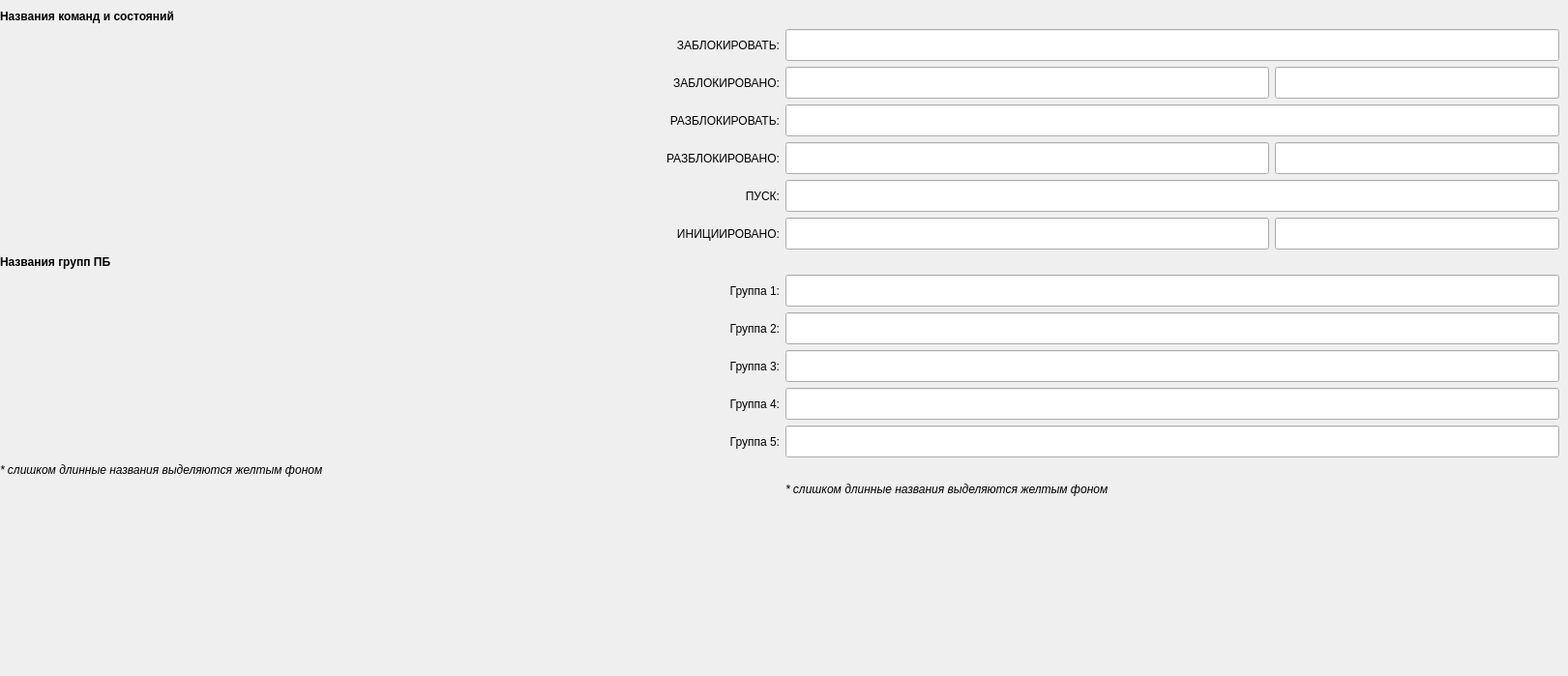
      <widget class="QWidget" name="tab_7">
       <attribute name="title">
        <string>Названия</string>
       </attribute>
       <widget class="QWidget" name="gridLayoutWidget_5">
        <property name="geometry">
         <rect>
          <x>0</x>
          <y>10</y>
          <width>1612</width>
          <height>680</height>
         </rect>
        </property>
        <layout class="QGridLayout" name="gridLayout_5">
         <item row="3" column="0">
          <widget class="QLabel" name="label_51">
           <property name="sizePolicy">
            <sizepolicy hsizetype="Minimum" vsizetype="Preferred">
             <horstretch>0</horstretch>
             <verstretch>0</verstretch>
            </sizepolicy>
           </property>
           <property name="text">
            <string>РАЗБЛОКИРОВАТЬ:</string>
           </property>
           <property name="alignment">
            <set>Qt::AlignRight|Qt::AlignTrailing|Qt::AlignVCenter</set>
           </property>
          </widget>
         </item>
         <item row="10" column="1">
          <widget class="QLineEdit" name="eg1">
           <property name="sizePolicy">
            <sizepolicy hsizetype="Maximum" vsizetype="Fixed">
             <horstretch>0</horstretch>
             <verstretch>0</verstretch>
            </sizepolicy>
           </property>
           <property name="minimumSize">
            <size>
             <width>800</width>
             <height>0</height>
            </size>
           </property>
           <property name="maximumSize">
            <size>
             <width>16777215</width>
             <height>16777215</height>
            </size>
           </property>
           <property name="font">
            <font>
             <pointsize>16</pointsize>
            </font>
           </property>
          </widget>
         </item>
         <item row="10" column="0">
          <widget class="QLabel" name="label_53">
           <property name="sizePolicy">
            <sizepolicy hsizetype="Minimum" vsizetype="Preferred">
             <horstretch>0</horstretch>
             <verstretch>0</verstretch>
            </sizepolicy>
           </property>
           <property name="text">
            <string>Группа 2:</string>
           </property>
           <property name="alignment">
            <set>Qt::AlignRight|Qt::AlignTrailing|Qt::AlignVCenter</set>
           </property>
          </widget>
         </item>
         <item row="2" column="1">
          <layout class="QHBoxLayout" name="horizontalLayout_9">
           <item>
            <widget class="QLineEdit" name="statLn0">
             <property name="sizePolicy">
              <sizepolicy hsizetype="Maximum" vsizetype="Fixed">
               <horstretch>0</horstretch>
               <verstretch>0</verstretch>
              </sizepolicy>
             </property>
             <property name="minimumSize">
              <size>
               <width>500</width>
               <height>0</height>
              </size>
             </property>
             <property name="maximumSize">
              <size>
               <width>16777215</width>
               <height>16777215</height>
              </size>
             </property>
             <property name="font">
              <font>
               <pointsize>16</pointsize>
              </font>
             </property>
            </widget>
           </item>
           <item>
            <widget class="QLineEdit" name="statSh0">
             <property name="sizePolicy">
              <sizepolicy hsizetype="Maximum" vsizetype="Fixed">
               <horstretch>0</horstretch>
               <verstretch>0</verstretch>
              </sizepolicy>
             </property>
             <property name="minimumSize">
              <size>
               <width>294</width>
               <height>0</height>
              </size>
             </property>
             <property name="maximumSize">
              <size>
               <width>16777215</width>
               <height>16777215</height>
              </size>
             </property>
             <property name="font">
              <font>
               <pointsize>16</pointsize>
              </font>
             </property>
            </widget>
           </item>
          </layout>
         </item>
         <item row="14" column="1">
          <widget class="QLineEdit" name="eg4">
           <property name="sizePolicy">
            <sizepolicy hsizetype="Maximum" vsizetype="Fixed">
             <horstretch>0</horstretch>
             <verstretch>0</verstretch>
            </sizepolicy>
           </property>
           <property name="minimumSize">
            <size>
             <width>800</width>
             <height>0</height>
            </size>
           </property>
           <property name="maximumSize">
            <size>
             <width>16777215</width>
             <height>16777215</height>
            </size>
           </property>
           <property name="font">
            <font>
             <pointsize>16</pointsize>
            </font>
           </property>
          </widget>
         </item>
         <item row="11" column="1">
          <widget class="QLineEdit" name="eg2">
           <property name="sizePolicy">
            <sizepolicy hsizetype="Maximum" vsizetype="Fixed">
             <horstretch>0</horstretch>
             <verstretch>0</verstretch>
            </sizepolicy>
           </property>
           <property name="minimumSize">
            <size>
             <width>800</width>
             <height>0</height>
            </size>
           </property>
           <property name="maximumSize">
            <size>
             <width>16777215</width>
             <height>16777215</height>
            </size>
           </property>
           <property name="font">
            <font>
             <pointsize>16</pointsize>
            </font>
           </property>
          </widget>
         </item>
         <item row="11" column="0">
          <widget class="QLabel" name="label_52">
           <property name="sizePolicy">
            <sizepolicy hsizetype="Minimum" vsizetype="Preferred">
             <horstretch>0</horstretch>
             <verstretch>0</verstretch>
            </sizepolicy>
           </property>
           <property name="text">
            <string>Группа 3:</string>
           </property>
           <property name="alignment">
            <set>Qt::AlignRight|Qt::AlignTrailing|Qt::AlignVCenter</set>
           </property>
          </widget>
         </item>
         <item row="14" column="0">
          <widget class="QLabel" name="label_44">
           <property name="sizePolicy">
            <sizepolicy hsizetype="Minimum" vsizetype="Preferred">
             <horstretch>0</horstretch>
             <verstretch>0</verstretch>
            </sizepolicy>
           </property>
           <property name="text">
            <string>Группа 5:</string>
           </property>
           <property name="alignment">
            <set>Qt::AlignRight|Qt::AlignTrailing|Qt::AlignVCenter</set>
           </property>
          </widget>
         </item>
         <item row="12" column="1">
          <widget class="QLineEdit" name="eg3">
           <property name="sizePolicy">
            <sizepolicy hsizetype="Maximum" vsizetype="Fixed">
             <horstretch>0</horstretch>
             <verstretch>0</verstretch>
            </sizepolicy>
           </property>
           <property name="minimumSize">
            <size>
             <width>800</width>
             <height>0</height>
            </size>
           </property>
           <property name="maximumSize">
            <size>
             <width>16777215</width>
             <height>16777215</height>
            </size>
           </property>
           <property name="font">
            <font>
             <pointsize>16</pointsize>
            </font>
           </property>
          </widget>
         </item>
         <item row="12" column="0">
          <widget class="QLabel" name="label_45">
           <property name="sizePolicy">
            <sizepolicy hsizetype="Minimum" vsizetype="Preferred">
             <horstretch>0</horstretch>
             <verstretch>0</verstretch>
            </sizepolicy>
           </property>
           <property name="text">
            <string>Группа 4:</string>
           </property>
           <property name="alignment">
            <set>Qt::AlignRight|Qt::AlignTrailing|Qt::AlignVCenter</set>
           </property>
          </widget>
         </item>
         <item row="1" column="0">
          <widget class="QLabel" name="label_42">
           <property name="sizePolicy">
            <sizepolicy hsizetype="Minimum" vsizetype="Preferred">
             <horstretch>0</horstretch>
             <verstretch>0</verstretch>
            </sizepolicy>
           </property>
           <property name="minimumSize">
            <size>
             <width>0</width>
             <height>0</height>
            </size>
           </property>
           <property name="text">
            <string>ЗАБЛОКИРОВАТЬ:</string>
           </property>
           <property name="alignment">
            <set>Qt::AlignRight|Qt::AlignTrailing|Qt::AlignVCenter</set>
           </property>
          </widget>
         </item>
         <item row="1" column="1">
          <widget class="QLineEdit" name="cmd0">
           <property name="sizePolicy">
            <sizepolicy hsizetype="Maximum" vsizetype="Fixed">
             <horstretch>0</horstretch>
             <verstretch>0</verstretch>
            </sizepolicy>
           </property>
           <property name="minimumSize">
            <size>
             <width>800</width>
             <height>0</height>
            </size>
           </property>
           <property name="maximumSize">
            <size>
             <width>16777215</width>
             <height>16777215</height>
            </size>
           </property>
           <property name="font">
            <font>
             <pointsize>16</pointsize>
            </font>
           </property>
          </widget>
         </item>
         <item row="2" column="0">
          <widget class="QLabel" name="label_48">
           <property name="sizePolicy">
            <sizepolicy hsizetype="Minimum" vsizetype="Preferred">
             <horstretch>0</horstretch>
             <verstretch>0</verstretch>
            </sizepolicy>
           </property>
           <property name="text">
            <string>ЗАБЛОКИРОВАНО:</string>
           </property>
           <property name="alignment">
            <set>Qt::AlignRight|Qt::AlignTrailing|Qt::AlignVCenter</set>
           </property>
          </widget>
         </item>
         <item row="9" column="0">
          <widget class="QLabel" name="label_43">
           <property name="sizePolicy">
            <sizepolicy hsizetype="Minimum" vsizetype="Preferred">
             <horstretch>0</horstretch>
             <verstretch>0</verstretch>
            </sizepolicy>
           </property>
           <property name="text">
            <string>Группа 1:</string>
           </property>
           <property name="alignment">
            <set>Qt::AlignRight|Qt::AlignTrailing|Qt::AlignVCenter</set>
           </property>
          </widget>
         </item>
         <item row="4" column="0">
          <widget class="QLabel" name="label_54">
           <property name="sizePolicy">
            <sizepolicy hsizetype="Minimum" vsizetype="Preferred">
             <horstretch>0</horstretch>
             <verstretch>0</verstretch>
            </sizepolicy>
           </property>
           <property name="text">
            <string>РАЗБЛОКИРОВАНО:</string>
           </property>
           <property name="alignment">
            <set>Qt::AlignRight|Qt::AlignTrailing|Qt::AlignVCenter</set>
           </property>
          </widget>
         </item>
         <item row="9" column="1">
          <widget class="QLineEdit" name="eg0">
           <property name="sizePolicy">
            <sizepolicy hsizetype="Maximum" vsizetype="Fixed">
             <horstretch>0</horstretch>
             <verstretch>0</verstretch>
            </sizepolicy>
           </property>
           <property name="minimumSize">
            <size>
             <width>800</width>
             <height>0</height>
            </size>
           </property>
           <property name="maximumSize">
            <size>
             <width>16777215</width>
             <height>16777215</height>
            </size>
           </property>
           <property name="font">
            <font>
             <pointsize>16</pointsize>
            </font>
           </property>
          </widget>
         </item>
         <item row="17" column="0">
          <spacer name="verticalSpacer_11">
           <property name="orientation">
            <enum>Qt::Vertical</enum>
           </property>
           <property name="sizeHint" stdset="0">
            <size>
             <width>20</width>
             <height>40</height>
            </size>
           </property>
          </spacer>
         </item>
         <item row="8" column="0" colspan="2">
          <layout class="QHBoxLayout" name="horizontalLayout_14">
           <item>
            <widget class="QLabel" name="label_46">
             <property name="sizePolicy">
              <sizepolicy hsizetype="Minimum" vsizetype="Preferred">
               <horstretch>0</horstretch>
               <verstretch>0</verstretch>
              </sizepolicy>
             </property>
             <property name="font">
              <font>
               <weight>75</weight>
               <bold>true</bold>
              </font>
             </property>
             <property name="text">
              <string>Названия групп ПБ</string>
             </property>
            </widget>
           </item>
          </layout>
         </item>
         <item row="0" column="0" colspan="2">
          <layout class="QHBoxLayout" name="horizontalLayout_13">
           <item>
            <widget class="QLabel" name="label_47">
             <property name="sizePolicy">
              <sizepolicy hsizetype="Minimum" vsizetype="Preferred">
               <horstretch>0</horstretch>
               <verstretch>0</verstretch>
              </sizepolicy>
             </property>
             <property name="font">
              <font>
               <weight>75</weight>
               <bold>true</bold>
              </font>
             </property>
             <property name="text">
              <string>Названия команд и состояний</string>
             </property>
            </widget>
           </item>
          </layout>
         </item>
         <item row="6" column="0">
          <widget class="QLabel" name="label_50">
           <property name="sizePolicy">
            <sizepolicy hsizetype="MinimumExpanding" vsizetype="Preferred">
             <horstretch>0</horstretch>
             <verstretch>0</verstretch>
            </sizepolicy>
           </property>
           <property name="text">
            <string>ИНИЦИИРОВАНО:</string>
           </property>
           <property name="alignment">
            <set>Qt::AlignRight|Qt::AlignTrailing|Qt::AlignVCenter</set>
           </property>
          </widget>
         </item>
         <item row="5" column="0">
          <widget class="QLabel" name="label_49">
           <property name="sizePolicy">
            <sizepolicy hsizetype="Minimum" vsizetype="Preferred">
             <horstretch>0</horstretch>
             <verstretch>0</verstretch>
            </sizepolicy>
           </property>
           <property name="text">
            <string>ПУСК:</string>
           </property>
           <property name="alignment">
            <set>Qt::AlignRight|Qt::AlignTrailing|Qt::AlignVCenter</set>
           </property>
          </widget>
         </item>
         <item row="5" column="1">
          <widget class="QLineEdit" name="cmd2">
           <property name="sizePolicy">
            <sizepolicy hsizetype="Maximum" vsizetype="Fixed">
             <horstretch>0</horstretch>
             <verstretch>0</verstretch>
            </sizepolicy>
           </property>
           <property name="minimumSize">
            <size>
             <width>800</width>
             <height>0</height>
            </size>
           </property>
           <property name="maximumSize">
            <size>
             <width>16777215</width>
             <height>16777215</height>
            </size>
           </property>
           <property name="font">
            <font>
             <pointsize>16</pointsize>
            </font>
           </property>
          </widget>
         </item>
         <item row="3" column="1">
          <widget class="QLineEdit" name="cmd1">
           <property name="sizePolicy">
            <sizepolicy hsizetype="Maximum" vsizetype="Fixed">
             <horstretch>0</horstretch>
             <verstretch>0</verstretch>
            </sizepolicy>
           </property>
           <property name="minimumSize">
            <size>
             <width>800</width>
             <height>0</height>
            </size>
           </property>
           <property name="maximumSize">
            <size>
             <width>16777215</width>
             <height>16777215</height>
            </size>
           </property>
           <property name="font">
            <font>
             <pointsize>16</pointsize>
            </font>
           </property>
          </widget>
         </item>
         <item row="4" column="1">
          <layout class="QHBoxLayout" name="horizontalLayout_10">
           <item>
            <widget class="QLineEdit" name="statLn1">
             <property name="sizePolicy">
              <sizepolicy hsizetype="Maximum" vsizetype="Fixed">
               <horstretch>0</horstretch>
               <verstretch>0</verstretch>
              </sizepolicy>
             </property>
             <property name="minimumSize">
              <size>
               <width>500</width>
               <height>0</height>
              </size>
             </property>
             <property name="maximumSize">
              <size>
               <width>16777215</width>
               <height>16777215</height>
              </size>
             </property>
             <property name="font">
              <font>
               <pointsize>16</pointsize>
              </font>
             </property>
            </widget>
           </item>
           <item>
            <widget class="QLineEdit" name="statSh1">
             <property name="sizePolicy">
              <sizepolicy hsizetype="Maximum" vsizetype="Fixed">
               <horstretch>0</horstretch>
               <verstretch>0</verstretch>
              </sizepolicy>
             </property>
             <property name="minimumSize">
              <size>
               <width>294</width>
               <height>0</height>
              </size>
             </property>
             <property name="maximumSize">
              <size>
               <width>16777215</width>
               <height>16777215</height>
              </size>
             </property>
             <property name="font">
              <font>
               <pointsize>16</pointsize>
              </font>
             </property>
            </widget>
           </item>
          </layout>
         </item>
         <item row="6" column="1">
          <layout class="QHBoxLayout" name="horizontalLayout_12">
           <item>
            <widget class="QLineEdit" name="statLn2">
             <property name="sizePolicy">
              <sizepolicy hsizetype="Maximum" vsizetype="Fixed">
               <horstretch>0</horstretch>
               <verstretch>0</verstretch>
              </sizepolicy>
             </property>
             <property name="minimumSize">
              <size>
               <width>500</width>
               <height>0</height>
              </size>
             </property>
             <property name="maximumSize">
              <size>
               <width>16777215</width>
               <height>16777215</height>
              </size>
             </property>
             <property name="font">
              <font>
               <pointsize>16</pointsize>
              </font>
             </property>
            </widget>
           </item>
           <item>
            <widget class="QLineEdit" name="statSh2">
             <property name="sizePolicy">
              <sizepolicy hsizetype="Fixed" vsizetype="Fixed">
               <horstretch>0</horstretch>
               <verstretch>0</verstretch>
              </sizepolicy>
             </property>
             <property name="minimumSize">
              <size>
               <width>294</width>
               <height>0</height>
              </size>
             </property>
             <property name="maximumSize">
              <size>
               <width>16777215</width>
               <height>16777215</height>
              </size>
             </property>
             <property name="font">
              <font>
               <pointsize>16</pointsize>
              </font>
             </property>
            </widget>
           </item>
          </layout>
         </item>
         <item row="16" column="1">
          <widget class="QLabel" name="label_59">
           <property name="sizePolicy">
            <sizepolicy hsizetype="Minimum" vsizetype="Preferred">
             <horstretch>0</horstretch>
             <verstretch>0</verstretch>
            </sizepolicy>
           </property>
           <property name="font">
            <font>
             <weight>50</weight>
             <italic>true</italic>
             <bold>false</bold>
            </font>
           </property>
           <property name="text">
            <string>* слишком длинные названия выделяются желтым фоном</string>
           </property>
          </widget>
         </item>
         <item row="15" column="0" colspan="2">
          <layout class="QHBoxLayout" name="horizontalLayout_17">
           <item>
            <widget class="QLabel" name="label_61">
             <property name="sizePolicy">
              <sizepolicy hsizetype="Minimum" vsizetype="Preferred">
               <horstretch>0</horstretch>
               <verstretch>0</verstretch>
              </sizepolicy>
             </property>
             <property name="font">
              <font>
               <weight>50</weight>
               <italic>true</italic>
               <bold>false</bold>
              </font>
             </property>
             <property name="text">
              <string>* слишком длинные названия выделяются желтым фоном</string>
             </property>
            </widget>
           </item>
          </layout>
         </item>
        </layout>
       </widget>
      </widget>
